Frame 1 (no input): blank canvas, image omitted
Frame 60 (the mouse pressed at the canvas centre just before this capture): blank canvas, image omitted
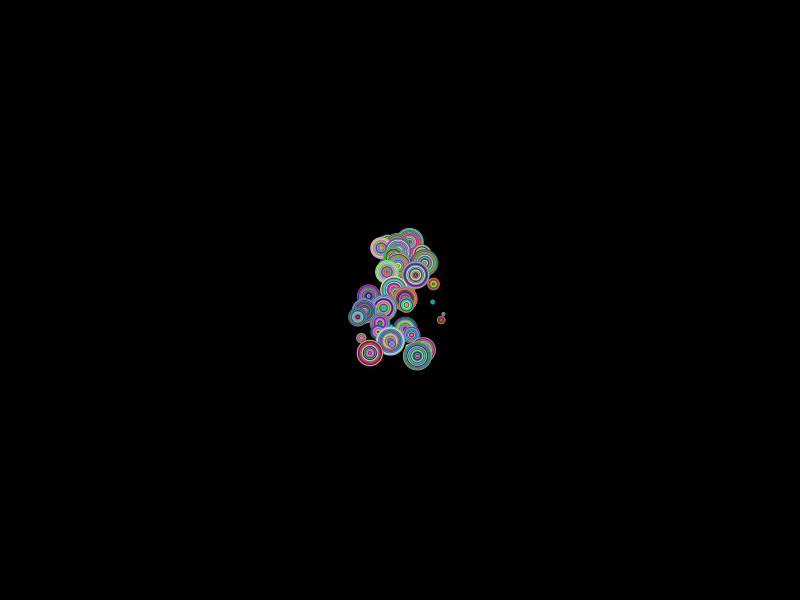
Frame 120 (the mouse held since frame 60 and released just before this capture)

The Processing sketch whose frames 1 and 60 were blank and that drew this single picture after the mouse press (run headless with seeded random() and noise(); from frame 60 on, the mouse is pressed at the canvas centre):

// Processing sketch: processing_12929
// ── processing_12929.pde

ArrayList al;
int ballSizeRandomMax = 30;
int numberOfBounces = 3;
void setup()
{
 size(800, 600);
 //smooth();
 al = new ArrayList();
 fill(150);
}
 
void draw()
{
 background(0);
 noStroke();
 if(mousePressed)
 {
   al.add(new movingBall(mouseX, mouseY));
 }
 println("arraylength is " + al.size());
 for(int i=al.size()-1;  i >= 0; i--)
 {
  movingBall mb =  (movingBall) al.get(i);
  mb.disp();
 }
}
 
class movingBall
{
   int s;
   float xMovement;
   float startingX;
   int startingY;
   int bounceCount = 0;
   int direction = 1;
   float rand = random(-1,1);
   boolean maxReached = false;
int speed = 3;
  movingBall(int xpos, int ypos)
  {
   s = ypos-1;
  
   xMovement = xpos;
   startingX = xpos;
   startingY = ypos;
  }
 
  void disp()
  {
    float ballSize = random (0,ballSizeRandomMax);
    for (int i = 0; i<ballSize ; i++)
    {
      fill (random(0,255),random(0,255),random(0,255));
      ellipse(xMovement,s, ballSize-i, ballSize-i);
    }     
   xMovement= xMovement+ rand;
   if (s>startingY*.80 && !maxReached )
   {
     s=s-speed;
   }else
   {   
    maxReached = true;
    s=s+speed;
   }
    if(s>height )
      speed = -speed;
    if(s<0 )
      speed = -speed;
    if(xMovement>width)
      rand = -rand;
    if(xMovement<0)
      rand = -rand; 
     
/*    if(s>height && bounceCount >= numberOfBounces)
      al.remove(this);
    else if(s>height)
    {
      startingY = startingY*2;
      s = startingY;
      bounceCount++;
    }
    else
      s = s*direction +1; */
  }
}
 
